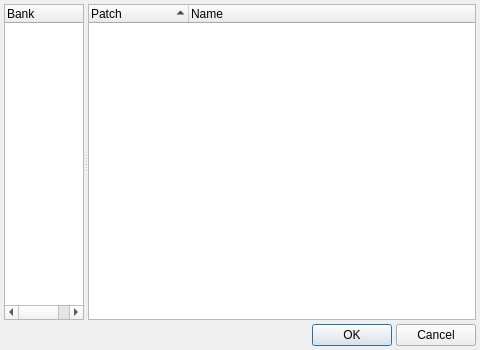
<ui version="4.0" >
 <author>rncbc aka Rui Nuno Capela</author>
 <comment>qsynth - A fluidsynth Qt GUI Interface.

   Copyright (C) 2003-2007, rncbc aka Rui Nuno Capela. All rights reserved.

   This program is free software; you can redistribute it and/or
   modify it under the terms of the GNU General Public License
   as published by the Free Software Foundation; either version 2
   of the License, or (at your option) any later version.

   This program is distributed in the hope that it will be useful,
   but WITHOUT ANY WARRANTY; without even the implied warranty of
   MERCHANTABILITY or FITNESS FOR A PARTICULAR PURPOSE.  See the
   GNU General Public License for more details.

   You should have received a copy of the GNU General Public License along
   with this program; if not, write to the Free Software Foundation, Inc.,
   51 Franklin Street, Fifth Floor, Boston, MA 02110-1301 USA.

</comment>
 <class>patchesDialog</class>
 <widget class="QDialog" name="patchesDialog" >
  <property name="geometry" >
   <rect>
    <x>0</x>
    <y>0</y>
    <width>480</width>
    <height>350</height>
   </rect>
  </property>
  <property name="minimumSize" >
   <size>
    <width>300</width>
    <height>150</height>
   </size>
  </property>
  <property name="windowTitle" >
   <string>Qsynth: Channel Preset</string>
  </property>
  <property name="windowIcon" >
   <iconset/>
  </property>
  <layout class="QVBoxLayout" >
   <item>
    <widget class="QSplitter" name="m_splitter" >
     <property name="sizePolicy" >
      <sizepolicy vsizetype="Expanding" hsizetype="Expanding" >
       <horstretch>0</horstretch>
       <verstretch>0</verstretch>
      </sizepolicy>
     </property>
     <property name="orientation" >
      <enum>Qt::Horizontal</enum>
     </property>
     <widget class="QTreeWidget" name="m_bankListView" >
      <property name="minimumSize" >
       <size>
        <width>20</width>
        <height>0</height>
       </size>
      </property>
      <property name="maximumSize" >
       <size>
        <width>80</width>
        <height>32767</height>
       </size>
      </property>
      <property name="toolTip" >
       <string>Bank selector</string>
      </property>
      <property name="alternatingRowColors" >
       <bool>true</bool>
      </property>
      <property name="indentation" >
       <number>4</number>
      </property>
      <property name="rootIsDecorated" >
       <bool>false</bool>
      </property>
      <property name="uniformRowHeights" >
       <bool>true</bool>
      </property>
      <property name="itemsExpandable" >
       <bool>false</bool>
      </property>
      <property name="sortingEnabled" >
       <bool>true</bool>
      </property>
      <property name="allColumnsShowFocus" >
       <bool>true</bool>
      </property>
      <column>
       <property name="text" >
        <string>Bank</string>
       </property>
      </column>
     </widget>
     <widget class="QTreeWidget" name="m_progListView" >
      <property name="toolTip" >
       <string>Program selector</string>
      </property>
      <property name="alternatingRowColors" >
       <bool>true</bool>
      </property>
      <property name="indentation" >
       <number>4</number>
      </property>
      <property name="rootIsDecorated" >
       <bool>false</bool>
      </property>
      <property name="uniformRowHeights" >
       <bool>true</bool>
      </property>
      <property name="itemsExpandable" >
       <bool>false</bool>
      </property>
      <property name="sortingEnabled" >
       <bool>true</bool>
      </property>
      <property name="allColumnsShowFocus" >
       <bool>true</bool>
      </property>
      <column>
       <property name="text" >
        <string>Patch</string>
       </property>
      </column>
      <column>
       <property name="text" >
        <string>Name</string>
       </property>
      </column>
     </widget>
    </widget>
   </item>
   <item>
    <layout class="QHBoxLayout" >
     <property name="spacing" >
      <number>4</number>
     </property>
     <property name="leftMargin" >
      <number>0</number>
     </property>
     <property name="topMargin" >
      <number>0</number>
     </property>
     <property name="rightMargin" >
      <number>0</number>
     </property>
     <property name="bottomMargin" >
      <number>0</number>
     </property>
     <item>
      <spacer>
       <property name="orientation" >
        <enum>Qt::Horizontal</enum>
       </property>
       <property name="sizeType" >
        <enum>QSizePolicy::Expanding</enum>
       </property>
       <property name="sizeHint" >
        <size>
         <width>120</width>
         <height>8</height>
        </size>
       </property>
      </spacer>
     </item>
     <item>
      <widget class="QPushButton" name="m_okButton" >
       <property name="toolTip" >
        <string/>
       </property>
       <property name="text" >
        <string>OK</string>
       </property>
       <property name="iconSize" >
        <size>
         <width>0</width>
         <height>0</height>
        </size>
       </property>
       <property name="default" >
        <bool>true</bool>
       </property>
      </widget>
     </item>
     <item>
      <widget class="QPushButton" name="m_cancelButton" >
       <property name="toolTip" >
        <string/>
       </property>
       <property name="text" >
        <string>Cancel</string>
       </property>
       <property name="iconSize" >
        <size>
         <width>0</width>
         <height>0</height>
        </size>
       </property>
      </widget>
     </item>
    </layout>
   </item>
  </layout>
 </widget>
 <layoutdefault spacing="4" margin="4" />
 <tabstops>
  <tabstop>m_okButton</tabstop>
  <tabstop>m_cancelButton</tabstop>
 </tabstops>
 <resources/>
 <connections/>
</ui>
